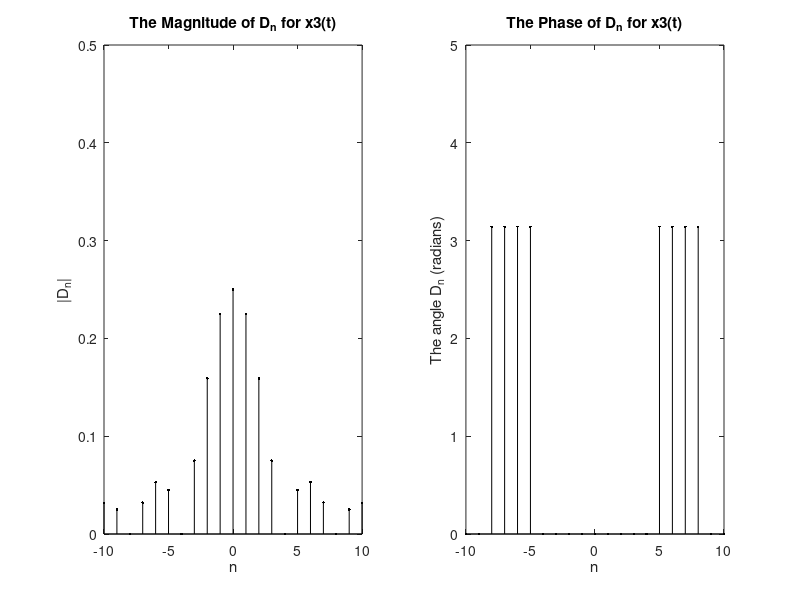

Source code (MATLAB):
% Part A3 for x3(t)
n = (-10:10);
D_n(n==0) = 0.25;
D_n(n~=0) = sin(pi/4 .* n(n~=0))./(pi .* n(n~=0));
subplot(1,2,1);
stem(n,abs(D_n),'.k');
xlabel('n');
ylabel('|D_n|');
title('The Magnitude of D_n for x3(t)')
ylim([0,0.5]);
subplot(1,2,2);
stem(n,angle(D_n),'.k');
xlabel('n');
ylabel('The angle D_n (radians)');
title('The Phase of D_n for x3(t)')
ylim([-0,5]);
